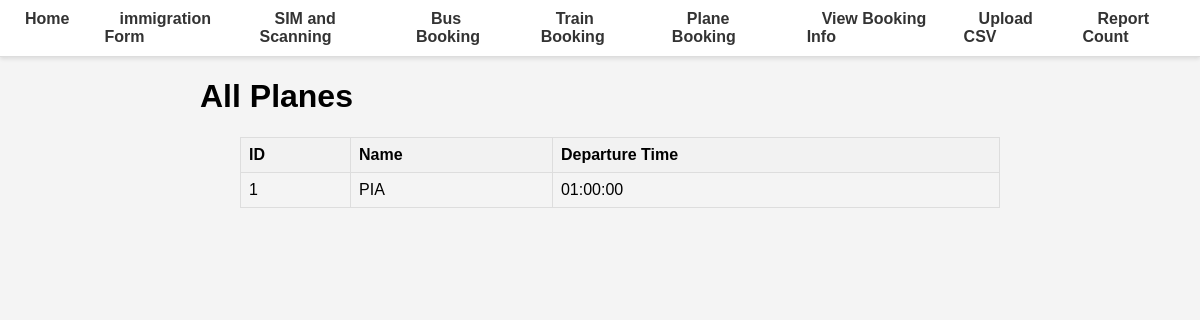
The app's page /view-planes/, older data.
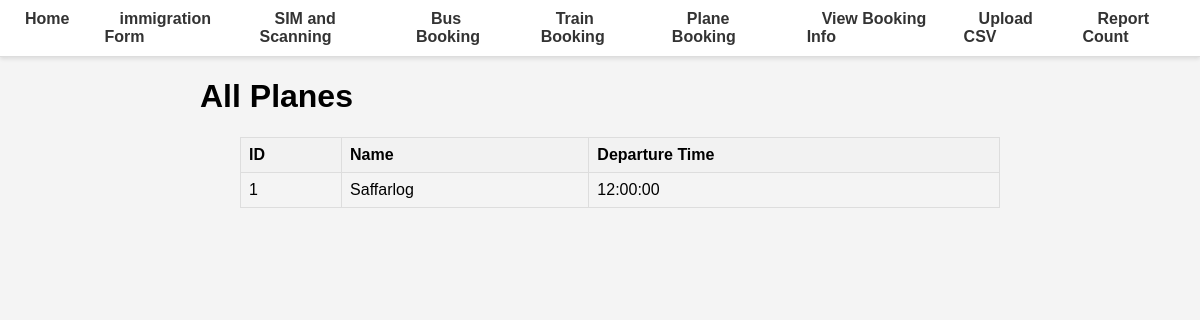
The same page, newer data.
### database.py (models this page shows)
class Plane(Base):
    __tablename__ = "plane"
    plane_id = Column(Integer, primary_key=True, autoincrement=True)
    company = Column(String, nullable=True)
    departure_time = Column(Time, nullable=False)

### main.py (the view)
@app.get("/view-planes/")
def view_planes(request: Request, db: Session = Depends(get_db)):
    planes = db.query(Plane).all()
    return templates.TemplateResponse("view_planes.html", {"request": request, "planes": planes})

### templates/view_planes.html
{% extends "base.html" %}
{% block content %}
<h1>All Planes</h1>
<ul>
    <table>
        <tr>
            <th>ID</th>
            <th>Name</th>
            <th>Departure Time</th>
        </tr>
    {% for plane in planes %}
        <tr>
            <td>{{ plane.plane_id }} </td>
            <td>{{ plane.company }}</td>
            <td>{{ plane.departure_time }}</td>
        </tr>
    {% endfor %}
    </table>
</ul>
{% endblock %}

Row changes from the older to the newer data that the page shows:
changed Plane id 1: company "PIA" → "Saffarlog"; departure_time "01:00:00" → "12:00:00"
